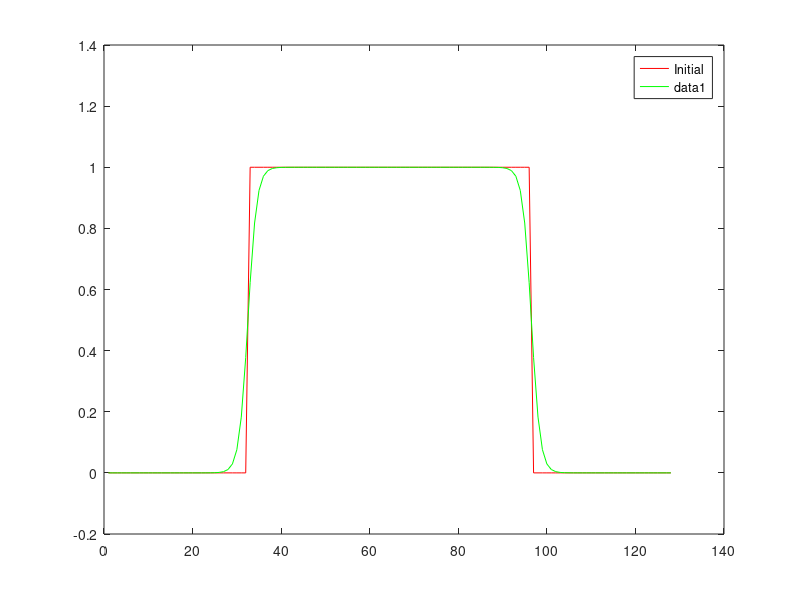

MATLAB code to generate this figure:
%% Copyright (c) 2018, Vishal_S% All rights reserved. Please read the "license.txt" for license terms.%% Project Title: Computational Materials Thermodynamics% % Developer: Vishal S% % Contact Info: vishalsubbu97@gmail.com%clear clft = cputime;delt = 0.5;dx = 1.0;N = 128;L = 1.0;A = 1.0;kappa = 1.0;phi = zeros(N,1);for i = (N/4) + 1 : 3*(N/4)  phi(i) = 1.0;endforplot(phi,'r-;Initial;');hold on;halfN = N/2;delk = 2*pi/N;for m= 1:400   g = 2*A.*phi.*(1-phi).*(1-2.*phi);  ghat = fft(g);  phihat = fft(phi ) ;  for i = 1:N    if((i-1)<=halfN)      k = (i-1)*delk;    endif    if((i-1)>halfN)      k = (i-1-N)*delk;    endif    k2 = k*k;    phihat(i) = (phihat(i) - L*delt*ghat(i))/(1+ 2*kappa*L*delt*k2);  endfor  phi = real(ifft(phihat));endforplot(phi,'g'); print -depsc AC1DFT.eps